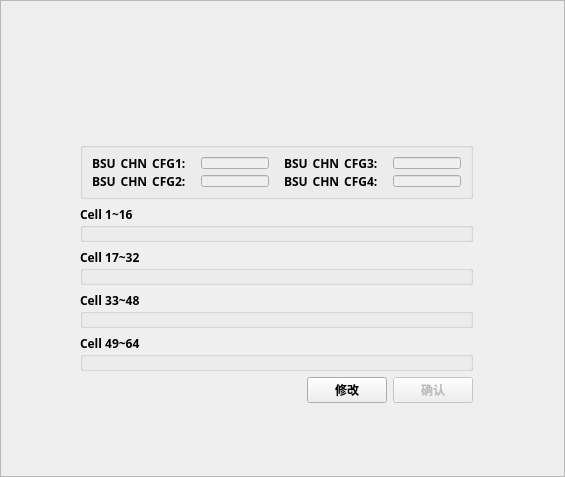
<?xml version="1.0" encoding="UTF-8"?>
<ui version="4.0">
 <class>BSUPidFromChannel</class>
 <widget class="QWidget" name="BSUPidFromChannel">
  <property name="geometry">
   <rect>
    <x>0</x>
    <y>0</y>
    <width>565</width>
    <height>477</height>
   </rect>
  </property>
  <property name="font">
   <font>
    <family>微软雅黑</family>
    <weight>75</weight>
    <bold>true</bold>
   </font>
  </property>
  <property name="windowTitle">
   <string>Form</string>
  </property>
  <layout class="QVBoxLayout" name="verticalLayout_3">
   <property name="leftMargin">
    <number>0</number>
   </property>
   <property name="topMargin">
    <number>0</number>
   </property>
   <property name="rightMargin">
    <number>0</number>
   </property>
   <property name="bottomMargin">
    <number>0</number>
   </property>
   <item>
    <widget class="QScrollArea" name="scrollArea">
     <property name="widgetResizable">
      <bool>true</bool>
     </property>
     <widget class="QWidget" name="scrollAreaWidgetContents">
      <property name="geometry">
       <rect>
        <x>0</x>
        <y>0</y>
        <width>563</width>
        <height>475</height>
       </rect>
      </property>
      <widget class="QWidget" name="layoutWidget">
       <property name="geometry">
        <rect>
         <x>70</x>
         <y>110</y>
         <width>411</width>
         <height>301</height>
        </rect>
       </property>
       <layout class="QVBoxLayout" name="verticalLayout" stretch="1,2,2,2,2,2,1">
        <property name="leftMargin">
         <number>9</number>
        </property>
        <property name="topMargin">
         <number>9</number>
        </property>
        <property name="rightMargin">
         <number>9</number>
        </property>
        <property name="bottomMargin">
         <number>9</number>
        </property>
        <item>
         <widget class="QLabel" name="label">
          <property name="text">
           <string/>
          </property>
         </widget>
        </item>
        <item>
         <widget class="QGroupBox" name="groupBox">
          <property name="title">
           <string/>
          </property>
          <layout class="QVBoxLayout" name="verticalLayout_2">
           <item>
            <layout class="QHBoxLayout" name="horizontalLayout_5">
             <property name="spacing">
              <number>15</number>
             </property>
             <item>
              <layout class="QHBoxLayout" name="horizontalLayout">
               <item>
                <widget class="QLabel" name="label_2">
                 <property name="text">
                  <string>BSU_CHN_CFG1:</string>
                 </property>
                </widget>
               </item>
               <item>
                <widget class="QLineEdit" name="lineEdit">
                 <property name="enabled">
                  <bool>false</bool>
                 </property>
                </widget>
               </item>
              </layout>
             </item>
             <item>
              <layout class="QHBoxLayout" name="horizontalLayout_2">
               <item>
                <widget class="QLabel" name="label_4">
                 <property name="text">
                  <string>BSU_CHN_CFG3:</string>
                 </property>
                </widget>
               </item>
               <item>
                <widget class="QLineEdit" name="lineEdit_3">
                 <property name="enabled">
                  <bool>false</bool>
                 </property>
                </widget>
               </item>
              </layout>
             </item>
            </layout>
           </item>
           <item>
            <layout class="QHBoxLayout" name="horizontalLayout_6">
             <property name="spacing">
              <number>15</number>
             </property>
             <item>
              <layout class="QHBoxLayout" name="horizontalLayout_3">
               <item>
                <widget class="QLabel" name="label_3">
                 <property name="text">
                  <string>BSU_CHN_CFG2:</string>
                 </property>
                </widget>
               </item>
               <item>
                <widget class="QLineEdit" name="lineEdit_2">
                 <property name="enabled">
                  <bool>false</bool>
                 </property>
                </widget>
               </item>
              </layout>
             </item>
             <item>
              <layout class="QHBoxLayout" name="horizontalLayout_4">
               <item>
                <widget class="QLabel" name="label_5">
                 <property name="text">
                  <string>BSU_CHN_CFG4:</string>
                 </property>
                </widget>
               </item>
               <item>
                <widget class="QLineEdit" name="lineEdit_4">
                 <property name="enabled">
                  <bool>false</bool>
                 </property>
                </widget>
               </item>
              </layout>
             </item>
            </layout>
           </item>
          </layout>
         </widget>
        </item>
        <item>
         <widget class="QGroupBox" name="groupBox_2">
          <property name="title">
           <string>Cell 1~16</string>
          </property>
         </widget>
        </item>
        <item>
         <widget class="QGroupBox" name="groupBox_3">
          <property name="title">
           <string>Cell 17~32</string>
          </property>
         </widget>
        </item>
        <item>
         <widget class="QGroupBox" name="groupBox_4">
          <property name="title">
           <string>Cell 33~48</string>
          </property>
         </widget>
        </item>
        <item>
         <widget class="QGroupBox" name="groupBox_5">
          <property name="title">
           <string>Cell 49~64</string>
          </property>
         </widget>
        </item>
        <item>
         <layout class="QHBoxLayout" name="horizontalLayout_7" stretch="10,2,2">
          <item>
           <widget class="QLabel" name="label_6">
            <property name="text">
             <string/>
            </property>
           </widget>
          </item>
          <item>
           <widget class="QPushButton" name="pushButton_Modify">
            <property name="text">
             <string>修改</string>
            </property>
           </widget>
          </item>
          <item>
           <widget class="QPushButton" name="pushButton_OK">
            <property name="enabled">
             <bool>false</bool>
            </property>
            <property name="text">
             <string>确认</string>
            </property>
           </widget>
          </item>
         </layout>
        </item>
       </layout>
      </widget>
     </widget>
    </widget>
   </item>
  </layout>
 </widget>
 <resources/>
 <connections/>
</ui>
